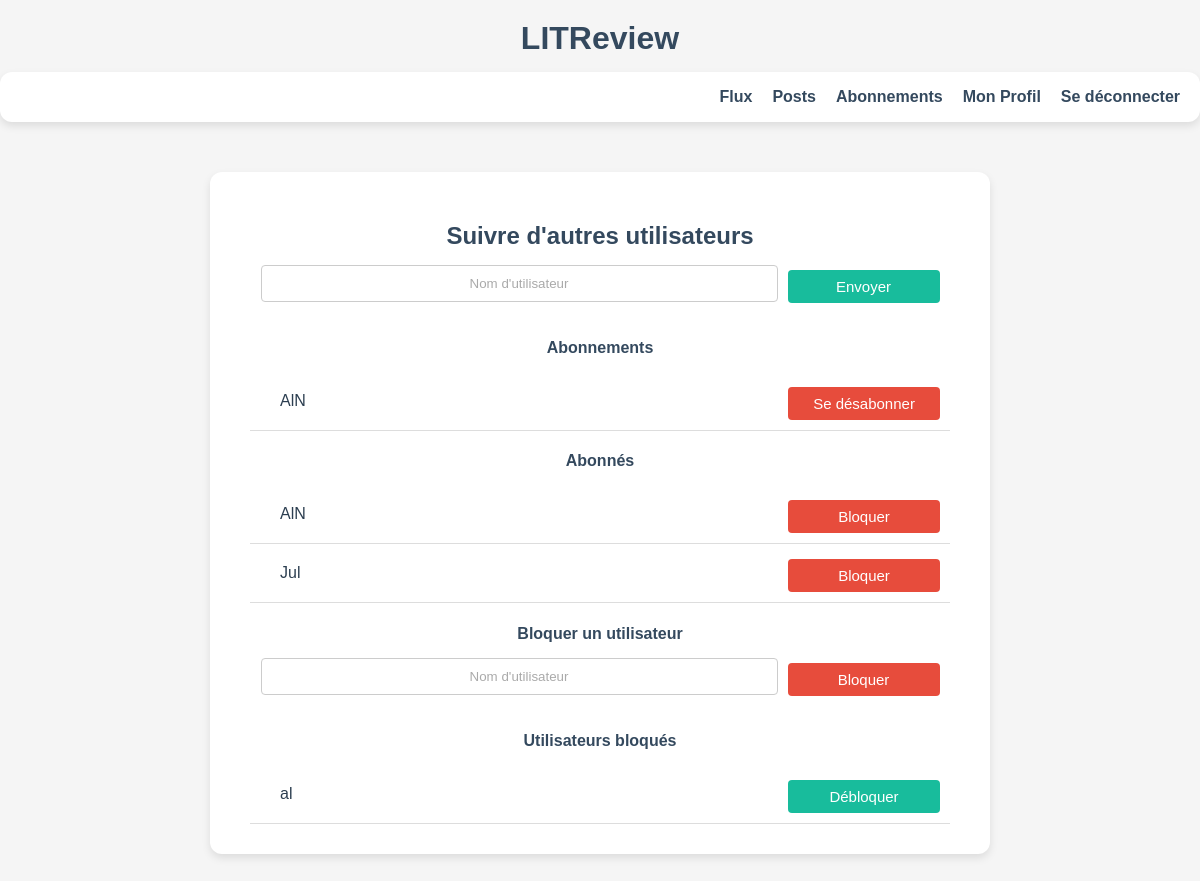
/subscriptions/ (signed in), run on the app's committed database.
### LITReview/models.py (models this page shows, shortened)
class UserFollows(models.Model):
    user = models.ForeignKey(settings.AUTH_USER_MODEL, on_delete=models.CASCADE, related_name='following')
    followed_user = models.ForeignKey(settings.AUTH_USER_MODEL, on_delete=models.CASCADE, related_name='followed_by')
    class Meta :
        unique_together = ('user', 'followed_user')

class BlockedUser(models.Model):
    user = models.ForeignKey(
        settings.AUTH_USER_MODEL,
        on_delete=models.CASCADE,
        related_name='blocker'
    )
    blocked_user = models.ForeignKey(
        settings.AUTH_USER_MODEL,
        on_delete=models.CASCADE,
        related_name='blocked_by'
    )
    class Meta:
        unique_together = ('user', 'blocked_user')

### LITReview/views.py (the view, shortened to what this page needs)
# urls.py: path('subscriptions/', views.subscriptions_view, name='subscriptions'),
@login_required
def subscriptions_view(request):
    user = request.user
    form = FollowUserForm()
    block_form = BlockUserForm()
    followed_users = UserFollows.objects.filter(user=user)
    followers = UserFollows.objects.filter(followed_user=user)
    blocked_users = BlockedUser.objects.filter(user=user)
    return render(request, 'auth/subscriptions.html', {
        'form': form,
        'block_form': block_form,
        'followed_users': followed_users,
        'followers': followers,
        'blocked_users': blocked_users
    })

### LITReview/forms.py
class FollowUserForm(BaseForm):
    username = forms.CharField(label="Nom d'utilisateur", max_length=150)

class BlockUserForm(forms.Form):
    username = forms.CharField(
        label="",
        max_length=150,
        widget=forms.TextInput(attrs={
            'placeholder': "Nom d'utilisateur"
        })
    )

### LITReview/context_processors.py (called while the page is built)
def version_static(request):
    return {
        'version': settings.VERSION_STATIC
    }

### LITReview/templates/auth/subscriptions.html (shortened to what this page needs)
{% extends 'base.html' %}
{% block content %}
<div class="subscriptions-container">
    <h2>Suivre d'autres utilisateurs</h2>
    <form method="post" class="follow-form">
        <div class="follow-input-group">
            {{ form.username }}
            <button type="submit" class="btn">Envoyer</button>
        </div>
    </form>
    <h4>Abonnements</h4>
    <table>
        {% for follow in followed_users %}
            <tr>
                <td class="username">{{ follow.followed_user.username }}</td>
                <td><a href="{% url 'unfollow' follow.followed_user.id %}" class="btn btn-delete">Se désabonner</a></td>
            </tr>
        {% empty %}
            <tr><td colspan="2">Vous ne suivez encore personne.</td></tr>
        {% endfor %}
    </table>
    <h4>Abonnés</h4>
    <table>
        {% for follower in followers %}
            <tr>
                <td class="username">{{ follower.user.username }}</td>
                <td><a href="{% url 'block_from_follower' follower.user.id %}" class="btn btn-delete">Bloquer</a></td>
            </tr>
        {% empty %}
            <tr><td colspan="2">Vous n'avez pas encore d'abonnés.</td></tr>
        {% endfor %}
    </table>
    <h4>Bloquer un utilisateur</h4>
    <form method="post" class="follow-form">
        <div class="follow-input-group">
            {{ block_form.username }}
            <button type="submit" class="btn btn-delete">Bloquer</button>
        </div>
    </form>
    <h4>Utilisateurs bloqués</h4>
    <table>
        {% for block in blocked_users %}
            <tr>
                <td class="username">{{ block.blocked_user.username }}</td>
                <td><a href="{% url 'unblock_user' block.blocked_user.id %}" class="btn">Débloquer</a></td>
            </tr>
        {% empty %}
            <tr><td colspan="2">Vous n'avez bloqué personne.</td></tr>
        {% endfor %}
    </table>
</div>
{% endblock %}

### LITReview/static/css/base.css (style rules this page uses)
body { margin: 0; font-family: Arial, sans-serif; background-color: #f5f5f5; }

### LITReview/static/css/sign_up.css (style rules this page uses)
form { width: 100%; display: flex; flex-direction: column; align-items: center; }
form div { width: 100%; max-width: 300px; margin-bottom: 15px; }
form input { width: 100%; padding: 10px; border-radius: 4px; border: 1px solid #ccc; box-sizing: border-box; text-align: center; color: #666; }
form input::placeholder { text-align: center; color: #aaa; }

### LITReview/static/css/subscriptions.css (style rules this page uses)
.subscriptions-container { width: 90%; max-width: 700px; margin: 40px auto; background-color: white; padding: 30px; border-radius: 12px; box-shadow: 0 4px 8px rgba(0,0,0,0.1); font-family: Arial, sans-serif; }
.subscriptions-container h2, .subscriptions-container h4 { color: #34495e; margin-bottom: 15px; text-align: center; }
.subscriptions-container table { width: 100%; margin-top: 10px; border-collapse: collapse; }
.subscriptions-container td { padding: 10px; border-bottom: 1px solid #ddd; }
.subscriptions-container td:last-child { text-align: right; }
.subscriptions-container .btn, .subscriptions-container .btn-delete { all: unset; display: inline-block; padding: 8px 16px; border-radius: 4px; font-size: 14px; cursor: pointer; text-align: center; margin-top: 5px; min-width: 120px; }
.subscriptions-container .btn { background-color: #18bc9c; color: white; }
.subscriptions-container .btn-delete { background-color: #e74c3c; color: white; }
.subscriptions-container .follow-form { display: flex; justify-content: center; margin-bottom: 20px; }
.subscriptions-container .follow-input-group { display: flex; flex-direction: row; align-items: center; gap: 10px; width: 100%; max-width: 97%; }
.subscriptions-container .follow-input-group input { flex-grow: 1; margin-bottom: 0; padding: 10px; border-radius: 4px; border: 1px solid #ccc; box-sizing: border-box; text-align: left; color: #666; }
.subscriptions-container .follow-input-group input::placeholder { color: #aaa; }
.subscriptions-container table td.username { padding-left: 30px; font-weight: 500; color: #2c3e50; }
@media (min-width: 768px) { .subscriptions-container { padding: 30px 40px; } }
@media (min-width: 768px) { .subscriptions-container .btn, .subscriptions-container .btn-delete { font-size: 15px; } }

### LITReview/static/css/divers.css (style rules this page uses)
.btn { all: unset; display: inline-block; padding: 10px 20px; font-size: 16px; border-radius: 4px; text-align: center; cursor: pointer; }
.btn-delete { background-color: #e74c3c; color: white; }
@media (min-width: 1024px) { .btn { padding: 12px 26px; font-size: 17px; } }

### data on the page
UserFollows: followed_user.username "AlN"
UserFollows: user.username "AlN"
UserFollows: user.username "Jul"
BlockedUser: blocked_user.username "al"
